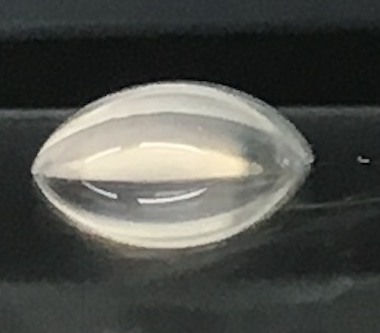
#> input picture Drop 2.png, 380 x 333 px
$ python plot_canny.py
#> lines starting #> are read from the running program, lines starting #| are printed output that depends on the picture; after the words box and inside, x2 and y2 are one past the last pixel; in counts of white or black regions, pixels touching at a corner belong together
#having lots of trouble as talked about in the article, its just not closed enough for fill holes to do the job

#http://scikit-image.org/docs/dev/user_guide/tutorial_segmentation.html
import numpy as np
from scipy import ndimage as ndi
import matplotlib.pyplot as plt
from PIL import Image
from skimage.color import label2rgb
from skimage.feature import canny

# L converts to 8-bit pixels, black and white
# http://pillow.readthedocs.io/en/3.2.x/handbook/concepts.html#concept-modes
im = np.array(Image.open('./Drop 2.png').convert('L'))
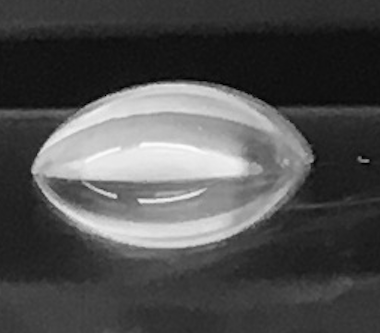
#> im: shape (333, 380); min 0, max 252, mean 78.9

#why /255.  I think its just divinding by 255 as a float?
# edges = canny(im/255.)

#canny http://scikit-image.org/docs/dev/api/skimage.feature.html#skimage.feature.canny
#all trial and error, this probably isnt the best
edges = canny(im, sigma=3, low_threshold=40, high_threshold=50)
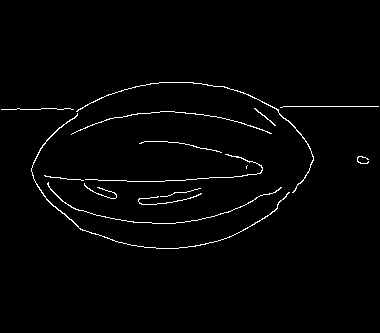
#> edges: shape (333, 380) bool; 1.7% white in thin lines or dots, all inside (x1, y1, x2, y2) = (1, 82, 379, 249)

# now that we have some edges, fill holes for feature detection
fillled = ndi.binary_fill_holes(edges)

#label features
label_objects, nb_labels = ndi.label(fillled)
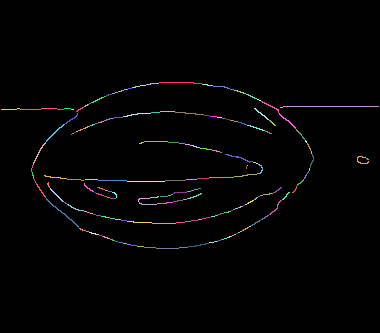
#> label_objects: shape (333, 380) int32; 205 distinct labels, from 0 to 204; one colour per label, 0 black
#> nb_labels = 204

#count size of features
sizes = np.bincount(label_objects.ravel())
#> sizes = 205 values, max 124399 at index 0, min 1 at index 63, mean 617.3

#get only the sizes equal to the max size
mask_sizes = (sizes == np.amax(sizes))

#apply only the one feature back onto the label array
single_feature = mask_sizes[label_objects]

#overlay our single feature on the the original image
image_label_overlay = label2rgb(single_feature, image=im)
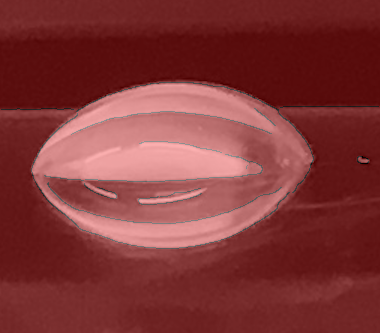
#> image_label_overlay: shape (333, 380, 3) float64; mean R, G, B 0.511, 0.217, 0.217


fig, (ax1, ax2, ax3, ax4) = plt.subplots(nrows=1, ncols=4, figsize=(8, 3),
                                    sharex=True, sharey=True)


ax1.imshow(im, interpolation='nearest')
ax1.set_title('orig')
ax1.axis('off')
ax1.set_adjustable('box-forced')


ax2.imshow(edges, interpolation='nearest')
ax2.set_title('edges')
ax2.axis('off')
ax2.set_adjustable('box-forced')


ax3.imshow(fillled, interpolation='nearest')
ax3.set_title('filled')
ax3.axis('off')
ax3.set_adjustable('box-forced')


ax4.imshow(image_label_overlay, interpolation='nearest')
ax4.set_title('single feature overlayed')
ax4.axis('off')
ax4.set_adjustable('box-forced')


margins = dict(hspace=0.01, wspace=0.01, top=1, bottom=0, left=0, right=1)
fig.subplots_adjust(**margins)

plt.show()

$ run again, with Drop 1.png copied over Drop 2.png
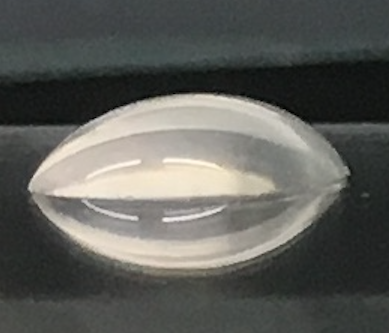
#> input picture Drop 1.png, 389 x 333 px
#> edges: shape (333, 389) bool; 1.6% white in thin lines or dots, all inside (x1, y1, x2, y2) = (1, 93, 388, 275)
#> `label_objects, nb_labels = ndi.label(fillled)`:
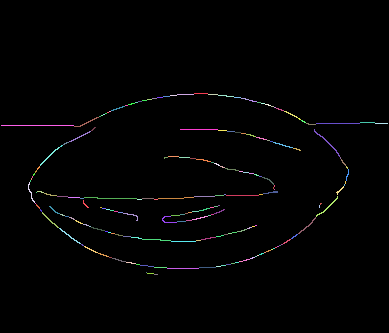
#> label_objects: shape (333, 389) int32; 203 distinct labels, from 0 to 202; one colour per label, 0 black
#> nb_labels = 202
#> sizes = 203 values, max 127515 at index 0, min 1 at index 88, mean 638.1
#> `image_label_overlay = label2rgb(single_feature, image=im)`:
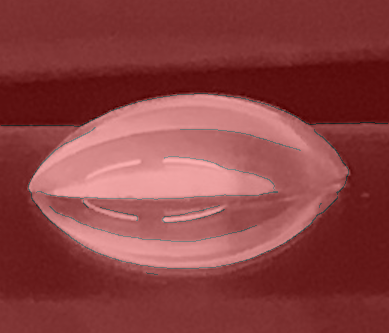
#> image_label_overlay: shape (333, 389, 3) float64; mean R, G, B 0.552, 0.257, 0.257

$ run again, with Drop 3.png copied over Drop 2.png
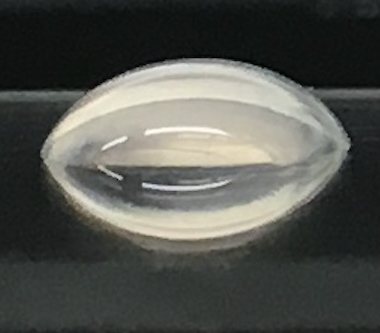
#> input picture Drop 3.png, 380 x 333 px
#> edges: shape (333, 380) bool; 1.7% white in thin lines or dots, all inside (x1, y1, x2, y2) = (1, 59, 379, 253)
#> `label_objects, nb_labels = ndi.label(fillled)`:
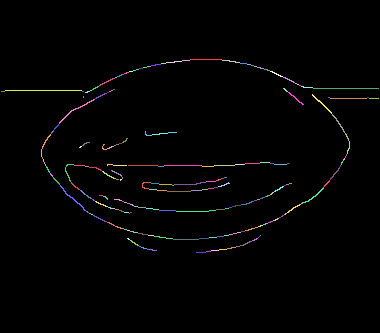
#> label_objects: shape (333, 380) int32; 212 distinct labels, from 0 to 211; one colour per label, 0 black
#> nb_labels = 211
#> sizes = 212 values, max 124426 at index 0, min 1 at index 166, mean 596.9
#> `image_label_overlay = label2rgb(single_feature, image=im)`:
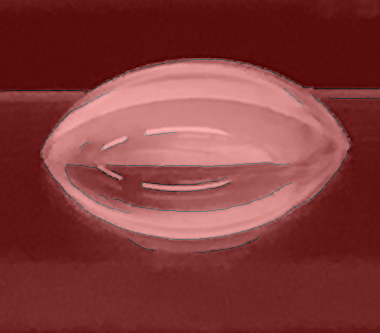
#> image_label_overlay: shape (333, 380, 3) float64; mean R, G, B 0.523, 0.228, 0.228

$ run again, with Drop 4.png copied over Drop 2.png
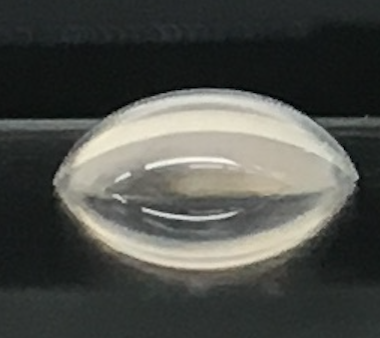
#> input picture Drop 4.png, 380 x 338 px
#> edges: shape (338, 380) bool; 1.7% white in thin lines or dots, all inside (x1, y1, x2, y2) = (1, 89, 379, 270)
#> `label_objects, nb_labels = ndi.label(fillled)`:
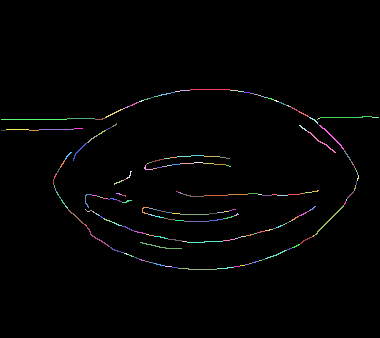
#> label_objects: shape (338, 380) int32; 214 distinct labels, from 0 to 213; one colour per label, 0 black
#> nb_labels = 213
#> sizes = 214 values, max 126279 at index 0, min 1 at index 35, mean 600.2
#> `image_label_overlay = label2rgb(single_feature, image=im)`:
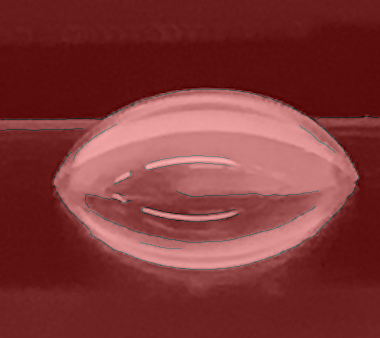
#> image_label_overlay: shape (338, 380, 3) float64; mean R, G, B 0.508, 0.213, 0.213
